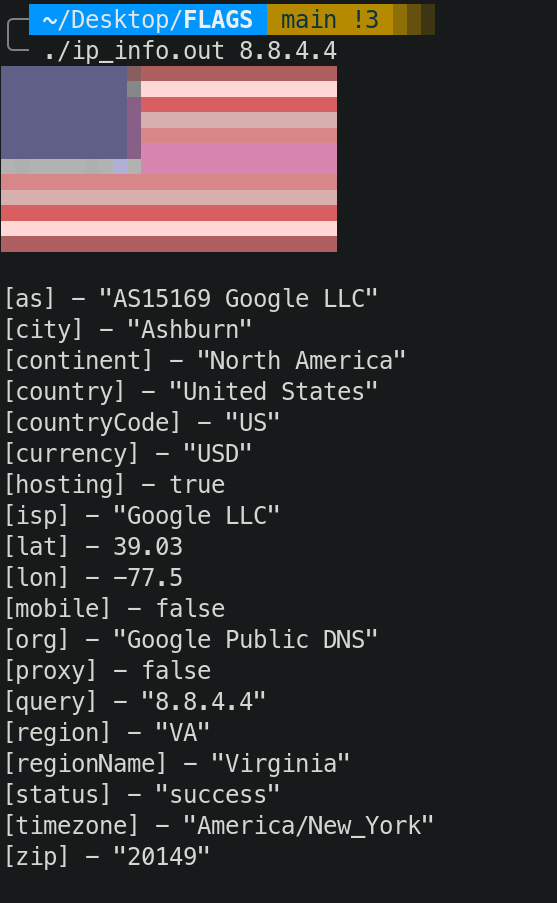
#> input picture example/example.png, 557 x 903 px
$ python -i make_ascii_flags.py   (imports and definitions only)
#> lines starting #> are read from the running program, lines starting #| are printed output that depends on the picture
#!/usr/bin/env python3
import os
from sys import argv
from PIL import Image

"""
This script converts flag images into ANSI-colored ascii text.
Unzip a set of flag images into this script' current directory.

Flags used: https://flagpedia.net/download/icons
"""
OUT_DIR = "ascii"
BLACKLIST = [argv[0], "flags.zip", OUT_DIR]
ASCII_WIDTH = 24 # Change how you want

def is_gray(r, g, b, threshold=15, brightness=60, max_gray=200):
	# Checks if the pixel is approximately gray and within brightness bounds
	return (
		abs(r - g) < threshold and
		abs(r - b) < threshold and
		abs(g - b) < threshold and
		brightness < r < max_gray
	)

def image_to_unicode_blocks(img_path, width=ASCII_WIDTH):
#> called with img_path = '../../example/example.png', width = 24
	from PIL import Image

	img = Image.open(img_path).convert('RGB')
	aspect_ratio = img.height / img.width
#> aspect_ratio = 1.62
	target_height = int(width * aspect_ratio)
#> target_height = 38
	img = img.resize((width, target_height))
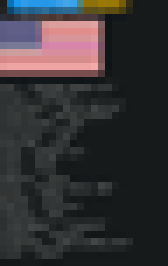
#> img: PIL image 24x38 RGB (shown 7 times larger); mean R, G, B 53.9, 51.1, 53.2

	lines = []
	for y in range(0, img.height - 1, 2):
		line = ""
		for x in range(img.width):
			r1, g1, b1 = img.getpixel((x, y))
			r2, g2, b2 = img.getpixel((x, y + 1))

			fg = bg = ""

			if not is_gray(r1, g1, b1):
				fg = f"\x1b[38;2;{r1};{g1};{b1}m"
			if not is_gray(r2, g2, b2):
				bg = f"\x1b[48;2;{r2};{g2};{b2}m"

			if fg or bg:
				line += f"{fg}{bg}▀"
			else:
				line += " "  # Fully gray → print background space

		line += "\x1b[0m"
		lines.append(line)
#> after the loop, lines = 19 items

	return "\n".join(lines)

def main():
	if not os.path.exists(OUT_DIR):
		os.makedirs(OUT_DIR, exist_ok=True)

	flags = [(flag.split(".")[0], flag) for flag in os.listdir(".") if flag not in BLACKLIST]

	flags_ascii = [(country_code.upper(), image_to_unicode_blocks(flag)) for country_code, flag in flags]

	for cd, flag in flags_ascii:
		outfile = os.path.join(OUT_DIR, cd + ".txt")
		with open(outfile, "w") as f:
			f.write(flag + '\n')

# [2 lines not run here, left out]

>>> result = image_to_unicode_blocks('../../example/example.png')
